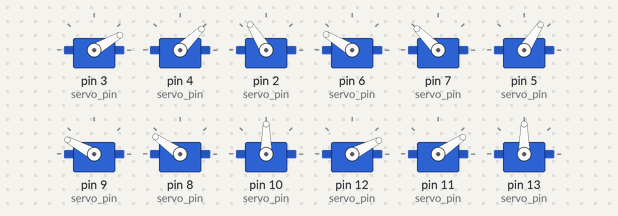
Bench run of a sketch on a simulated Arduino Uno, built with avr-gcc and run on an emulated ATmega328P. On the bench: 12 × servo.

Above: at 1.2 s.
At 1.62 s:
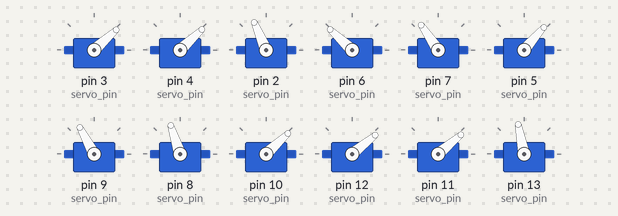
At 8.38 s:
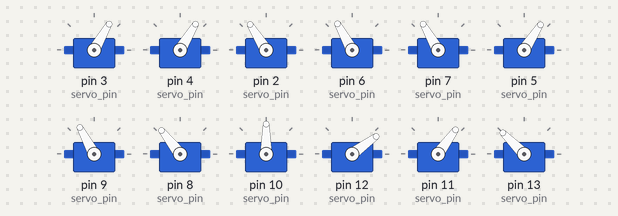
At 15.38 s:
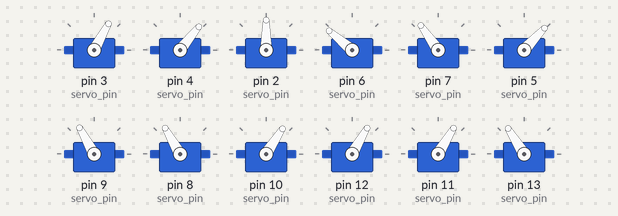
At 28.9 s:
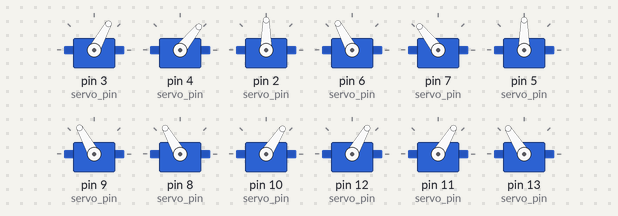
At 36.1 s:
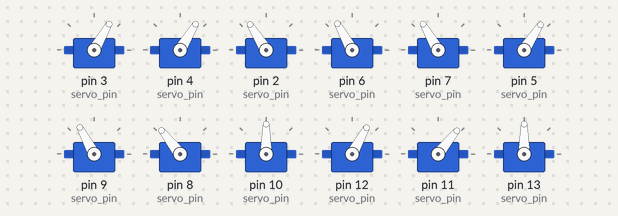
Timing chart, 0 to 40.0 s (numbered marks = the images above):
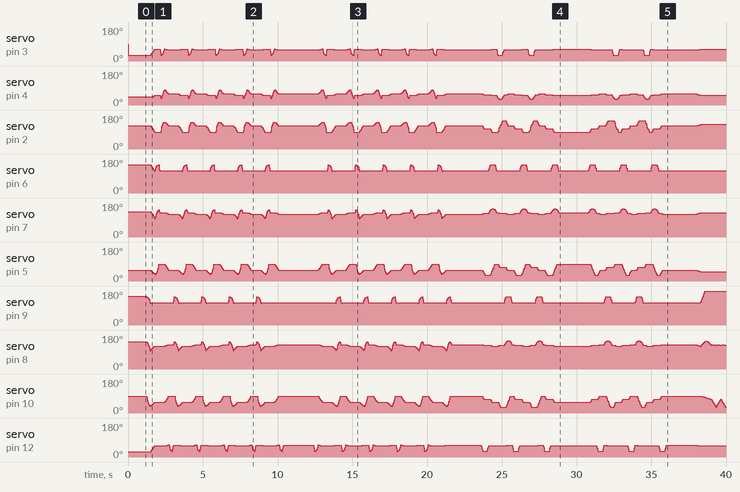

The sketch:

Basic_repetitive_movements_code.ino
```cpp
/* Includes */
#include <Servo.h>
#include <FlexiTimer2.h>

/* Servos */
Servo servo[4][3];

// Constants for positioning the robot's body
const int servo_pin[4][3] = { {3, 4, 2}, {6, 7, 5}, {9, 8, 10},{12, 11, 13} };

/* Size of the robot */
const float length_a = 55;
const float length_b = 77.5;
const float length_c = 27.5;
const float length_side = 71;
const float z_absolute = -28;

/* Constants for movement */
const float z_default = -50, z_up = -30, z_boot = z_absolute;
const float x_default = 62, x_offset = 0;
const float y_start = 0, y_step = 40;
const float y_default = x_default;

/* Variables for movement */
volatile float site_now[4][3];
volatile float site_expect[4][3];
float temp_speed[4][3];
float move_speed;
float speed_multiple = 1;
const float spot_turn_speed = 4;
const float leg_move_speed = 8;
const float body_move_speed = 3;
const float stand_seat_speed = 1;
volatile int rest_counter;

/* Functions' parameter */
const float KEEP = 255;
const float pi = 3.1415926;

/* Constants for turn */
const float temp_a = sqrt(pow(2 * x_default + length_side, 2) + pow(y_step, 2));
const float temp_b = 2 * (y_start + y_step) + length_side;
const float temp_c = sqrt(pow(2 * x_default + length_side, 2) + pow(2 * y_start + y_step + length_side, 2));
const float temp_alpha = acos((pow(temp_a, 2) + pow(temp_b, 2) - pow(temp_c, 2)) / 2 / temp_a / temp_b);
const float turn_x1 = (temp_a - length_side) / 2;
const float turn_y1 = y_start + y_step / 2;
const float turn_x0 = turn_x1 - temp_b * cos(temp_alpha);
const float turn_y0 = temp_b * sin(temp_alpha) - turn_y1 - length_side;

/* setup function */
void setup()
{
// Initialize the robot's leg positions
  set_site(0, x_default - x_offset, y_start + y_step, z_boot);
  set_site(1, x_default - x_offset, y_start + y_step, z_boot);
  set_site(2, x_default + x_offset, y_start, z_boot);
  set_site(3, x_default + x_offset, y_start, z_boot);
// Copy the initial positions to the current positions
  for (int i = 0; i < 4; i++)
  {
    for (int j = 0; j < 3; j++)
    {
      site_now[i][j] = site_expect[i][j];
    }
  }
// Initialize the control timer
  FlexiTimer2::set(20, servo_service);
  FlexiTimer2::start();
// Attach the servos
  servo_attach();
}

// Function to attach the servos
void servo_attach(void)
{
  for (int i = 0; i < 4; i++)
  {
    for (int j = 0; j < 3; j++)
    {
      servo[i][j].attach(servo_pin[i][j]);
      delay(100);
    }
  }
}

// Function to detach the servos
void servo_detach(void)
{
  for (int i = 0; i < 4; i++)
  {
    for (int j = 0; j < 3; j++)
    {
      servo[i][j].detach();
      delay(100);
    }
  }
}

/* loop function */
// Preprogrammed movements
void loop()
{
  step_forward(10);
  delay(2000);
  step_back(10);
  delay(2000);
  turn_left(5);
  delay(2000);
  turn_right(5);
  delay(2000);
  hand_wave(3);
  delay(2000);
  hand_shake(3);
  delay(2000);
  sit();
  delay(5000);
}

// Function to put the robot into a "seated" position
void sit(void)
{
  move_speed = stand_seat_speed;
  for (int leg = 0; leg < 4; leg++)
  {
    set_site(leg, KEEP, KEEP, z_boot);
  }
  wait_all_reach();
}

// Function to turn left. The turn is performed for a predefined number of steps
void turn_left(unsigned int step)
{
  move_speed = spot_turn_speed;
  while (step-- > 0)
  {
    if (site_now[3][1] == y_start)
    {
      set_site(3, x_default + x_offset, y_start, z_up);
      wait_all_reach();

      set_site(0, turn_x1 - x_offset, turn_y1, z_default);
      set_site(1, turn_x0 - x_offset, turn_y0, z_default);
      set_site(2, turn_x1 + x_offset, turn_y1, z_default);
      set_site(3, turn_x0 + x_offset, turn_y0, z_up);
      wait_all_reach();

      set_site(3, turn_x0 + x_offset, turn_y0, z_default);
      wait_all_reach();

      set_site(0, turn_x1 + x_offset, turn_y1, z_default);
      set_site(1, turn_x0 + x_offset, turn_y0, z_default);
      set_site(2, turn_x1 - x_offset, turn_y1, z_default);
      set_site(3, turn_x0 - x_offset, turn_y0, z_default);
      wait_all_reach();

      set_site(1, turn_x0 + x_offset, turn_y0, z_up);
      wait_all_reach();

      set_site(0, x_default + x_offset, y_start, z_default);
      set_site(1, x_default + x_offset, y_start, z_up);
      set_site(2, x_default - x_offset, y_start + y_step, z_default);
      set_site(3, x_default - x_offset, y_start + y_step, z_default);
      wait_all_reach();

      set_site(1, x_default + x_offset, y_start, z_default);
      wait_all_reach();
    }
    else
    {
      set_site(0, x_default + x_offset, y_start, z_up);
      wait_all_reach();

      set_site(0, turn_x0 + x_offset, turn_y0, z_up);
      set_site(1, turn_x1 + x_offset, turn_y1, z_default);
      set_site(2, turn_x0 - x_offset, turn_y0, z_default);
      set_site(3, turn_x1 - x_offset, turn_y1, z_default);
      wait_all_reach();

      set_site(0, turn_x0 + x_offset, turn_y0, z_default);
      wait_all_reach();

      set_site(0, turn_x0 - x_offset, turn_y0, z_default);
      set_site(1, turn_x1 - x_offset, turn_y1, z_default);
      set_site(2, turn_x0 + x_offset, turn_y0, z_default);
      set_site(3, turn_x1 + x_offset, turn_y1, z_default);
      wait_all_reach();

      set_site(2, turn_x0 + x_offset, turn_y0, z_up);
      wait_all_reach();

      set_site(0, x_default - x_offset, y_start + y_step, z_default);
      set_site(1, x_default - x_offset, y_start + y_step, z_default);
      set_site(2, x_default + x_offset, y_start, z_up);
      set_site(3, x_default + x_offset, y_start, z_default);
      wait_all_reach();

      set_site(2, x_default + x_offset, y_start, z_default);
      wait_all_reach();
    }
  }
}

// Function to turn right. The turn is performed for a predefined number of steps
void turn_right(unsigned int step)
{
  move_speed = spot_turn_speed;
  while (step-- > 0)
  {
    if (site_now[2][1] == y_start)
    {
      set_site(2, x_default + x_offset, y_start, z_up);
      wait_all_reach();

      set_site(0, turn_x0 - x_offset, turn_y0, z_default);
      set_site(1, turn_x1 - x_offset, turn_y1, z_default);
      set_site(2, turn_x0 + x_offset, turn_y0, z_up);
      set_site(3, turn_x1 + x_offset, turn_y1, z_default);
      wait_all_reach();

      set_site(2, turn_x0 + x_offset, turn_y0, z_default);
      wait_all_reach();

      set_site(0, turn_x0 + x_offset, turn_y0, z_default);
      set_site(1, turn_x1 + x_offset, turn_y1, z_default);
      set_site(2, turn_x0 - x_offset, turn_y0, z_default);
      set_site(3, turn_x1 - x_offset, turn_y1, z_default);
      wait_all_reach();

      set_site(0, turn_x0 + x_offset, turn_y0, z_up);
      wait_all_reach();

      set_site(0, x_default + x_offset, y_start, z_up);
      set_site(1, x_default + x_offset, y_start, z_default);
      set_site(2, x_default - x_offset, y_start + y_step, z_default);
      set_site(3, x_default - x_offset, y_start + y_step, z_default);
      wait_all_reach();

      set_site(0, x_default + x_offset, y_start, z_default);
      wait_all_reach();
    }
    else
    {
      set_site(1, x_default + x_offset, y_start, z_up);
      wait_all_reach();

      set_site(0, turn_x1 + x_offset, turn_y1, z_default);
      set_site(1, turn_x0 + x_offset, turn_y0, z_up);
      set_site(2, turn_x1 - x_offset, turn_y1, z_default);
      set_site(3, turn_x0 - x_offset, turn_y0, z_default);
      wait_all_reach();

      set_site(1, turn_x0 + x_offset, turn_y0, z_default);
      wait_all_reach();

      set_site(0, turn_x1 - x_offset, turn_y1, z_default);
      set_site(1, turn_x0 - x_offset, turn_y0, z_default);
      set_site(2, turn_x1 + x_offset, turn_y1, z_default);
      set_site(3, turn_x0 + x_offset, turn_y0, z_default);
      wait_all_reach();

      set_site(3, turn_x0 + x_offset, turn_y0, z_up);
      wait_all_reach();

      set_site(0, x_default - x_offset, y_start + y_step, z_default);
      set_site(1, x_default - x_offset, y_start + y_step, z_default);
      set_site(2, x_default + x_offset, y_start, z_default);
      set_site(3, x_default + x_offset, y_start, z_up);
      wait_all_reach();

      set_site(3, x_default + x_offset, y_start, z_default);
      wait_all_reach();
    }
  }
}

// Function to step forward. Performed for a predefined number of steps
void step_forward(unsigned int step)
{
  move_speed = leg_move_speed;
  while (step-- > 0)
  {
    if (site_now[2][1] == y_start)
    {
      set_site(2, x_default + x_offset, y_start, z_up);
      wait_all_reach();
      set_site(2, x_default + x_offset, y_start + 2 * y_step, z_up);
      wait_all_reach();
      set_site(2, x_default + x_offset, y_start + 2 * y_step, z_default);
      wait_all_reach();

      move_speed = body_move_speed;

      set_site(0, x_default + x_offset, y_start, z_default);
      set_site(1, x_default + x_offset, y_start + 2 * y_step, z_default);
      set_site(2, x_default - x_offset, y_start + y_step, z_default);
      set_site(3, x_default - x_offset, y_start + y_step, z_default);
      wait_all_reach();

      move_speed = leg_move_speed;

      set_site(1, x_default + x_offset, y_start + 2 * y_step, z_up);
      wait_all_reach();
      set_site(1, x_default + x_offset, y_start, z_up);
      wait_all_reach();
      set_site(1, x_default + x_offset, y_start, z_default);
      wait_all_reach();
    }
    else
    {
      set_site(0, x_default + x_offset, y_start, z_up);
      wait_all_reach();
      set_site(0, x_default + x_offset, y_start + 2 * y_step, z_up);
      wait_all_reach();
      set_site(0, x_default + x_offset, y_start + 2 * y_step, z_default);
      wait_all_reach();

      move_speed = body_move_speed;

      set_site(0, x_default - x_offset, y_start + y_step, z_default);
      set_site(1, x_default - x_offset, y_start + y_step, z_default);
      set_site(2, x_default + x_offset, y_start, z_default);
      set_site(3, x_default + x_offset, y_start + 2 * y_step, z_default);
      wait_all_reach();

      move_speed = leg_move_speed;

      set_site(3, x_default + x_offset, y_start + 2 * y_step, z_up);
      wait_all_reach();
      set_site(3, x_default + x_offset, y_start, z_up);
      wait_all_reach();
      set_site(3, x_default + x_offset, y_start, z_default);
      wait_all_reach();
    }
  }
}


// Function to step backward. Performed for a predefined number of steps
void step_back(unsigned int step)
{
  move_speed = leg_move_speed;
  while (step-- > 0)
  {
    if (site_now[3][1] == y_start)
    {
      set_site(3, x_default + x_offset, y_start, z_up);
      wait_all_reach();
      set_site(3, x_default + x_offset, y_start + 2 * y_step, z_up);
      wait_all_reach();
      set_site(3, x_default + x_offset, y_start + 2 * y_step, z_default);
      wait_all_reach();

      move_speed = body_move_speed;

      set_site(0, x_default + x_offset, y_start + 2 * y_step, z_default);
      set_site(1, x_default + x_offset, y_start, z_default);
      set_site(2, x_default - x_offset, y_start + y_step, z_default);
      set_site(3, x_default - x_offset, y_start + y_step, z_default);
      wait_all_reach();

      move_speed = leg_move_speed;

      set_site(0, x_default + x_offset, y_start + 2 * y_step, z_up);
      wait_all_reach();
      set_site(0, x_default + x_offset, y_start, z_up);
      wait_all_reach();
      set_site(0, x_default + x_offset, y_start, z_default);
      wait_all_reach();
    }
    else
    {
      set_site(1, x_default + x_offset, y_start, z_up);
      wait_all_reach();
      set_site(1, x_default + x_offset, y_start + 2 * y_step, z_up);
      wait_all_reach();
      set_site(1, x_default + x_offset, y_start + 2 * y_step, z_default);
      wait_all_reach();

      move_speed = body_move_speed;

      set_site(0, x_default - x_offset, y_start + y_step, z_default);
      set_site(1, x_default - x_offset, y_start + y_step, z_default);
      set_site(2, x_default + x_offset, y_start + 2 * y_step, z_default);
      set_site(3, x_default + x_offset, y_start, z_default);
      wait_all_reach();

      move_speed = leg_move_speed;

      set_site(2, x_default + x_offset, y_start + 2 * y_step, z_up);
      wait_all_reach();
      set_site(2, x_default + x_offset, y_start, z_up);
      wait_all_reach();
      set_site(2, x_default + x_offset, y_start, z_default);
      wait_all_reach();
    }
  }
}

// Function to balance the robot to the left
void body_left(int i)
{
  set_site(0, site_now[0][0] + i, KEEP, KEEP);
  set_site(1, site_now[1][0] + i, KEEP, KEEP);
  set_site(2, site_now[2][0] - i, KEEP, KEEP);
  set_site(3, site_now[3][0] - i, KEEP, KEEP);
  wait_all_reach();
}

// Function to balance the robot to the right
void body_right(int i)
{
  set_site(0, site_now[0][0] - i, KEEP, KEEP);
  set_site(1, site_now[1][0] - i, KEEP, KEEP);
  set_site(2, site_now[2][0] + i, KEEP, KEEP);
  set_site(3, site_now[3][0] + i, KEEP, KEEP);
  wait_all_reach();
}

// Function for the "hand wave" gesture
void hand_wave(int i)
{
  float x_tmp;
  float y_tmp;
  float z_tmp;
  move_speed = 1;
  if (site_now[3][1] == y_start)
  {
    body_right(15);
    x_tmp = site_now[2][0];
    y_tmp = site_now[2][1];
    z_tmp = site_now[2][2];
    move_speed = body_move_speed;
    for (int j = 0; j < i; j++)
    {
      set_site(2, turn_x1, turn_y1, 50);
      wait_all_reach();
      set_site(2, turn_x0, turn_y0, 50);
      wait_all_reach();
    }
    set_site(2, x_tmp, y_tmp, z_tmp);
    wait_all_reach();
    move_speed = 1;
    body_left(15);
  }
  else
  {
    body_left(15);
    x_tmp = site_now[0][0];
    y_tmp = site_now[0][1];
    z_tmp = site_now[0][2];
    move_speed = body_move_speed;
    for (int j = 0; j < i; j++)
    {
      set_site(0, turn_x1, turn_y1, 50);
      wait_all_reach();
      set_site(0, turn_x0, turn_y0, 50);
      wait_all_reach();
    }
    set_site(0, x_tmp, y_tmp, z_tmp);
    wait_all_reach();
    move_speed = 1;
    body_right(15);
  }
}

// Function for the "handshake" gesture
void hand_shake(int i)
{
  float x_tmp;
  float y_tmp;
  float z_tmp;
  move_speed = 1;
  if (site_now[3][1] == y_start)
  {
    body_right(15);
    x_tmp = site_now[2][0];
    y_tmp = site_now[2][1];
    z_tmp = site_now[2][2];
    move_speed = body_move_speed;
    for (int j = 0; j < i; j++)
    {
      set_site(2, x_default - 30, y_start + 2 * y_step, 55);
      wait_all_reach();
      set_site(2, x_default - 30, y_start + 2 * y_step, 10);
      wait_all_reach();
    }
    set_site(2, x_tmp, y_tmp, z_tmp);
    wait_all_reach();
    move_speed = 1;
    body_left(15);
  }
  else
  {
    body_left(15);
    x_tmp = site_now[0][0];
    y_tmp = site_now[0][1];
    z_tmp = site_now[0][2];
    move_speed = body_move_speed;
    for (int j = 0; j < i; j++)
    {
      set_site(0, x_default - 30, y_start + 2 * y_step, 55);
      wait_all_reach();
      set_site(0, x_default - 30, y_start + 2 * y_step, 10);
      wait_all_reach();
    }
    set_site(0, x_tmp, y_tmp, z_tmp);
    wait_all_reach();
    move_speed = 1;
    body_right(15);
  }
}

// Function to update the robot's leg positions and control the servos
void servo_service(void)
{
  sei();
  static float alpha, beta, gamma;

  for (int i = 0; i < 4; i++)
  {
    for (int j = 0; j < 3; j++)
    {
      if (abs(site_now[i][j] - site_expect[i][j]) >= abs(temp_speed[i][j]))
        site_now[i][j] += temp_speed[i][j];
      else
        site_now[i][j] = site_expect[i][j];
    }

    cartesian_to_polar(alpha, beta, gamma, site_now[i][0], site_now[i][1], site_now[i][2]);
    polar_to_servo(i, alpha, beta, gamma);
  }

  rest_counter++;
}

// Function that sets the target position of a robot leg.
// It calculates the distance and direction the leg needs to move, and generates the corresponding speed values
void set_site(int leg, float x, float y, float z)
{
  float length_x = 0, length_y = 0, length_z = 0;

  if (x != KEEP)
    length_x = x - site_now[leg][0];
  if (y != KEEP)
    length_y = y - site_now[leg][1];
  if (z != KEEP)
    length_z = z - site_now[leg][2];

  float length = sqrt(pow(length_x, 2) + pow(length_y, 2) + pow(length_z, 2));

  temp_speed[leg][0] = length_x / length * move_speed * speed_multiple;
  temp_speed[leg][1] = length_y / length * move_speed * speed_multiple;
  temp_speed[leg][2] = length_z / length * move_speed * speed_multiple;

  if (x != KEEP)
    site_expect[leg][0] = x;
  if (y != KEEP)
    site_expect[leg][1] = y;
  if (z != KEEP)
    site_expect[leg][2] = z;
}

// Function to wait for a given leg to reach a given position
void wait_reach(int leg)
{
  while (1)
    if (site_now[leg][0] == site_expect[leg][0])
      if (site_now[leg][1] == site_expect[leg][1])
        if (site_now[leg][2] == site_expect[leg][2])
          break;
}

// Function to check whether all legs have reached their given positions
void wait_all_reach(void)
{
  for (int i = 0; i < 4; i++)
    wait_reach(i);
}

// Function to convert between coordinate systems
void cartesian_to_polar(volatile float &alpha, volatile float &beta, volatile float &gamma, volatile float x, volatile float y, volatile float z)
{
  float v, w;
  w = (x >= 0 ? 1 : -1) * (sqrt(pow(x, 2) + pow(y, 2)));
  v = w - length_c;
  alpha = atan2(z, v) + acos((pow(length_a, 2) - pow(length_b, 2) + pow(v, 2) + pow(z, 2)) / 2 / length_a / sqrt(pow(v, 2) + pow(z, 2)));
  beta = acos((pow(length_a, 2) + pow(length_b, 2) - pow(v, 2) - pow(z, 2)) / 2 / length_a / length_b);
  gamma = (w >= 0) ? atan2(y, x) : atan2(-y, -x);
  alpha = alpha / pi * 180;
  beta = beta / pi * 180;
  gamma = gamma / pi * 180;
}

// Function to convert polar angles into servo angles for controlling the servos
void polar_to_servo(int leg, float alpha, float beta, float gamma)
{
  if (leg == 0)
  {
    alpha = 90 - alpha;
    beta = beta;
    gamma += 90;
  }
  else if (leg == 1)
  {
    alpha += 90;
    beta = 180 - beta;
    gamma = 90 - gamma;
  }
  else if (leg == 2)
  {
    alpha += 90;
    beta = 180 - beta;
    gamma = 90 - gamma;
  }
  else if (leg == 3)
  {
    alpha = 90 - alpha;
    beta = beta;
    gamma += 90;
  }

  servo[leg][0].write(alpha);
  servo[leg][1].write(beta);
  servo[leg][2].write(gamma);
}
```
